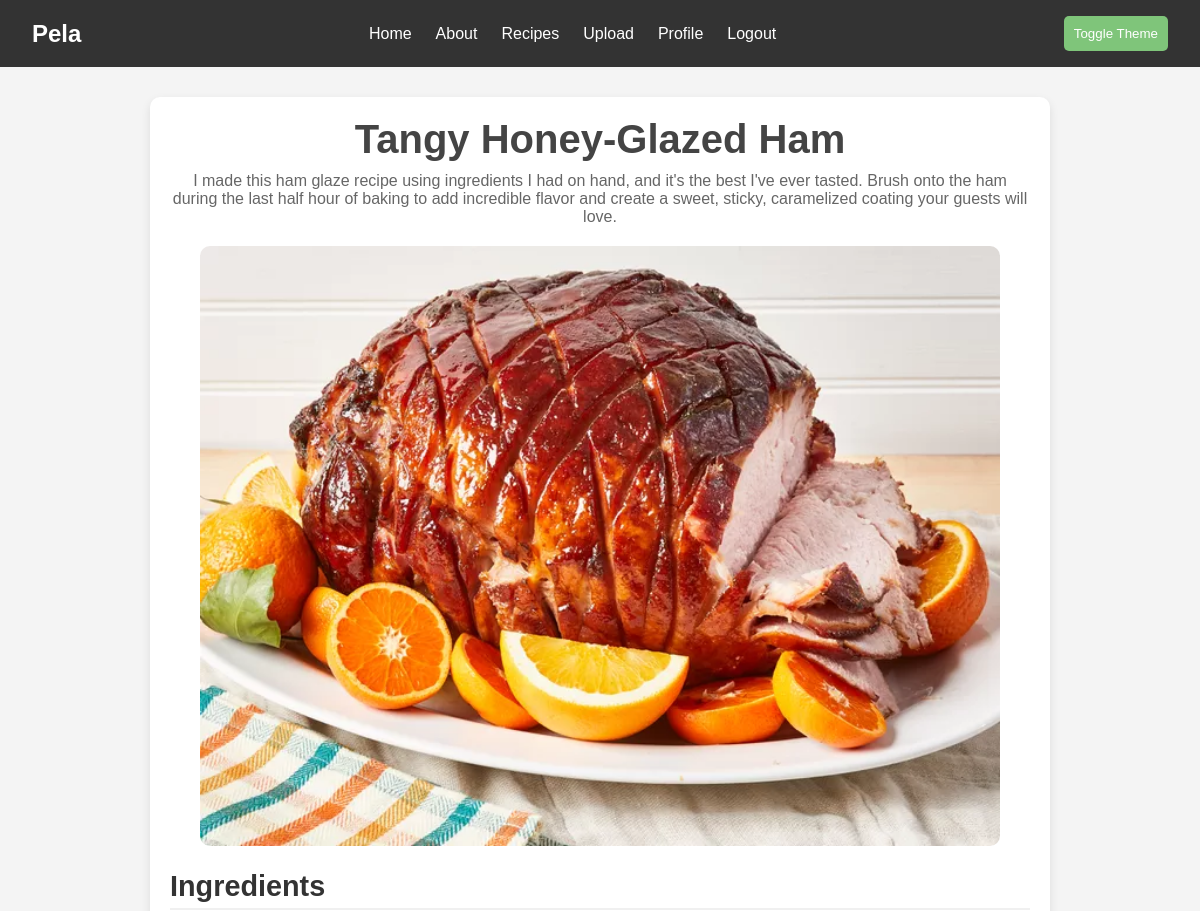
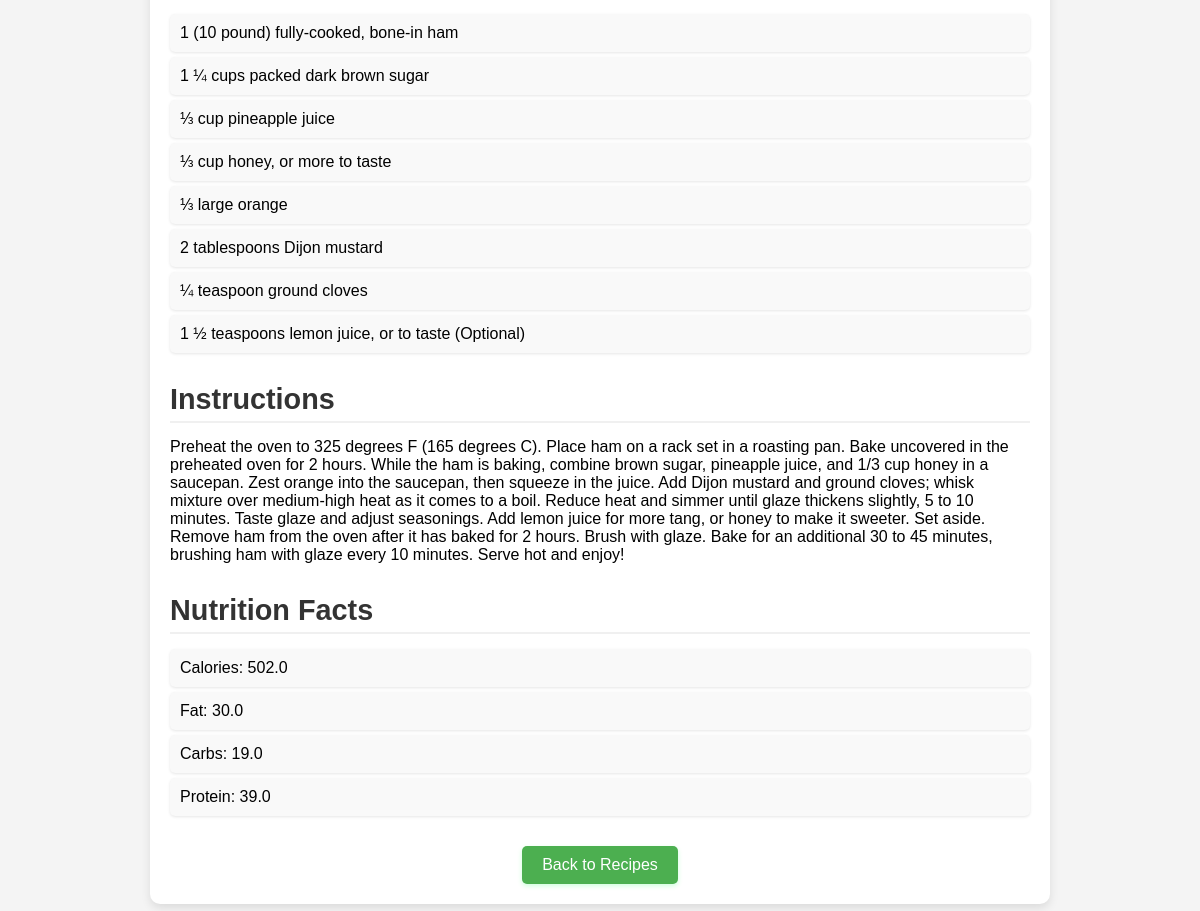
The app's page /recipe/Tangy Honey-Glazed Ham (signed in) with its own data (2 pictures, top to bottom).
### tables this page shows
CREATE TABLE recipes (
            id INTEGER PRIMARY KEY AUTOINCREMENT,
            name TEXT NOT NULL,
            description TEXT NOT NULL,
            image_name TEXT NOT NULL,
            ingredients TEXT NOT NULL,
            instructions TEXT NOT NULL,
            calories FLOAT NOT NULL,
            fat FLOAT NOT NULL,
            carbs FLOAT NOT NULL,
            protein FLOAT NOT NULL
        );

### app.py (the view)
@app.route('/recipe/<recipe_name>')
def recipe_detail(recipe_name):
    if "user_id" in session:
        data = get_recipes_data()
        for row in data:
            if row[1] == recipe_name:
                recipe = {
                    "title": row[1],
                    "description": row[2],
                    "image_name": row[3],
                    "ingredients": row[4].split(';'),
                    "instructions": row[5],
                    "nutritionFacts": f"Calories: {row[6]}; Fat: {row[7]}; Carbs: {row[8]}; Protein: {row[9]}"
                }
                return render_template('recipe_detail.html', recipe=recipe)
        return "Recipe not found", 404
    else:
        return redirect(url_for('login'))

### database.py (called while the page is built)
def get_db():
    conn = sqlite3.connect("database.db")
    return conn

def get_recipes_data():
    connection_db = get_db()
    cur = connection_db.cursor()
    cur.execute("SELECT * FROM recipes")
    data = cur.fetchall()
    connection_db.close()
    return data

### templates/recipe_detail.html (shortened to what this page needs)
{% extends "basehome.html" %}
{% block css %}
<link rel="stylesheet" href="{{ url_for('static', filename='css/recipe_detail.css') }}">
{% endblock %}
{% block content %}
<div class="recipe-container">
    <header class="recipe-header">
        <h1>{{ recipe.title }}</h1>
        <p class="recipe-description">{{ recipe.description }}</p>
    </header>
    <div class="recipe-image">
        <img src="{{ url_for('static', filename='upload/' + recipe.image_name) }}" alt="{{ recipe.title }}">
    </div>
    <main class="recipe-content">
        <section class="recipe-ingredients">
            <h2>Ingredients</h2>
            <ul>
                {% for ingredient in recipe.ingredients %}
                <li>{{ ingredient }}</li>
                {% endfor %}
            </ul>
        </section>
        <section class="recipe-instructions">
            <h2>Instructions</h2>
            <p>{{ recipe.instructions }}</p>
        </section>
        <section class="recipe-nutrition">
            <h2>Nutrition Facts</h2>
            <ul>
                {% for fact in recipe.nutritionFacts.split(';') %}
                <li>{{ fact }}</li>
                {% endfor %}
            </ul>
        </section>
    </main>
    <footer class="recipe-footer">
        <a href="{{ url_for('recipesPage') }}" class="back-button">Back to Recipes</a>
    </footer>
</div>
{% endblock %}

### templates/basehome.html (shortened to what this page needs)
<!DOCTYPE html>
<html lang="en">
  <head>
    <link
      rel="stylesheet"
      href="{{ url_for('static', filename='css/basehome.css') }}"
    />
    {% block css %}
    {% endblock %}
  </head>
  <body>
    <nav>
      <h1>Pela</h1>
      <ul>
        <li><a href="{{url_for('homepage')}}">Home</a></li>
        <li><a href="{{url_for('about')}}">About</a></li>
        <li><a href="{{url_for('recipesPage')}}">Recipes</a></li>
        <li><a href="{{url_for('uploadRecipePage')}}">Upload</a></li>
        <li><a href="{{url_for('profile')}}">Profile</a></li>
        <li><a href="{{ url_for('logout') }}">Logout</a></li>
      </ul>
      <button id="themeToggle">Toggle Theme</button>
    </nav>
    {% block content %}
    {% endblock %}
  </body>
</html>

### static/css/basehome.css (style rules this page uses)
* { box-sizing: border-box; margin: 0; padding: 0; }
body { font-family: "Source Sans Pro", Helvetica, sans-serif; background-color: #f4f4f4; }
button#themeToggle { background-color: #7FC57A; color: white; padding: 10px; border: none; border-radius: 5px; cursor: pointer; }
nav { display: flex; align-items: center; justify-content: space-between; background-color: #333; padding: 1rem 2rem; position: sticky; top: 0; z-index: 1000; }
nav h1 { color: white; font-size: 1.5rem; }
nav ul { display: flex; list-style-type: none; gap: 1.5rem; }
nav a { color: white; text-decoration: none; font-size: 1rem; transition: color 0.3s ease; }

### static/css/recipe_detail.css (style rules this page uses)
.recipe-container { max-width: 900px; margin: 30px auto; padding: 20px; background: #ffffff; border-radius: 10px; box-shadow: 0 4px 10px rgba(0, 0, 0, 0.1); }
.recipe-header { text-align: center; margin-bottom: 20px; }
.recipe-header h1 { font-size: 2.5rem; margin-bottom: 10px; color: #444; }
.recipe-header .recipe-description { font-size: 1rem; color: #666; }
.recipe-image { text-align: center; margin: 20px 0; }
.recipe-image img { width: 100%; max-width: 800px; border-radius: 10px; }
.recipe-content section { margin-bottom: 30px; }
.recipe-content h2 { font-size: 1.8rem; margin-bottom: 15px; color: #333; border-bottom: 2px solid #f0f0f0; padding-bottom: 5px; }
.recipe-content ul { list-style: none; padding-left: 0; }
.recipe-content ul li { font-size: 1rem; background: #f9f9f9; margin: 5px 0; padding: 10px; border-radius: 5px; box-shadow: 0 1px 3px rgba(0, 0, 0, 0.1); }
.recipe-footer { text-align: center; margin-top: 20px; }
.recipe-footer .back-button { display: inline-block; padding: 10px 20px; font-size: 1rem;; color: #fff; background-color: #4caf50; border-radius: 5px; text-decoration: none; box-shadow: 0 2px 5px rgba(0, 255, 76, 0.2); transition: background-color 0.3s; }

### records on screen
recipes: title "Tangy Honey-Glazed Ham", description "I made this ham glaze recipe using ingredients I had on hand, and it's the best I've ever tasted. Brush onto the ham during the last half hour of baking to add incredible flavor and create a sweet, sticky, caramelized coating your guests will love.", image_name (picture), instructions "Preheat the oven to 325 degrees F (165 degrees C). Place ham on a rack set in a roasting pan. Bake uncovered in the preheated oven for 2 hours. While the ham is baking, combine brown sugar, pineapple juice, and 1/3 cup honey in a saucepan. Zest orange into the saucepan, then squeeze in the juice. Add Dijon mustard and ground cloves; whisk mixture over medium-high heat as it comes to a boil. Reduce heat and simmer until glaze thickens slightly, 5 to 10 minutes. Taste glaze and adjust seasonings. Add lemon juice for more tang, or honey to make it sweeter. Set aside. Remove ham from the oven after it has baked for 2 hours. Brush with glaze. Bake for an additional 30 to 45 minutes, brushing ham…"

### other values on screen
{{ ingredient }} "1 (10 pound) fully-cooked, bone-in ham" "1 ¼ cups packed dark brown sugar" "⅓ cup pineapple juice" "⅓ cup honey, or more to taste" "⅓ large orange" "2 tablespoons Dijon mustard" "¼ teaspoon ground cloves" "1 ½ teaspoons lemon juice, or to taste (Optional)"
{{ fact }} "Calories: 502.0" "Fat: 30.0" "Carbs: 19.0" "Protein: 39.0"
